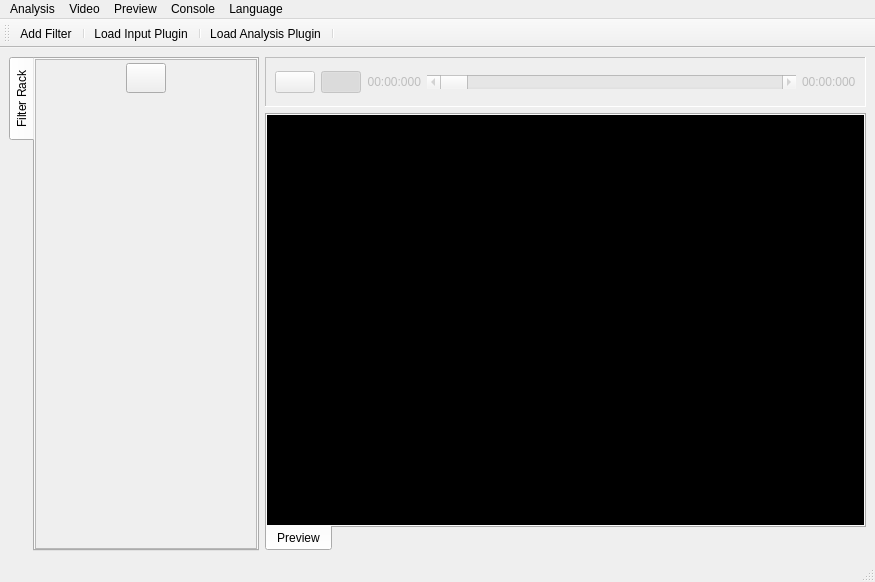
<?xml version="1.0" encoding="UTF-8"?>
<ui version="4.0">
 <class>MainWindow</class>
 <widget class="QMainWindow" name="MainWindow">
  <property name="geometry">
   <rect>
    <x>0</x>
    <y>0</y>
    <width>875</width>
    <height>582</height>
   </rect>
  </property>
  <property name="windowTitle">
   <string>Imagem Cinemática</string>
  </property>
  <property name="styleSheet">
   <string notr="true"/>
  </property>
  <property name="locale">
   <locale language="English" country="UnitedStates"/>
  </property>
  <property name="toolButtonStyle">
   <enum>Qt::ToolButtonTextUnderIcon</enum>
  </property>
  <property name="animated">
   <bool>true</bool>
  </property>
  <property name="documentMode">
   <bool>false</bool>
  </property>
  <property name="tabShape">
   <enum>QTabWidget::Rounded</enum>
  </property>
  <property name="dockNestingEnabled">
   <bool>false</bool>
  </property>
  <widget class="QWidget" name="centralwidget">
   <layout class="QGridLayout" name="gridLayout">
    <item row="0" column="0" rowspan="2">
     <widget class="QTabWidget" name="toolstab">
      <property name="enabled">
       <bool>true</bool>
      </property>
      <property name="minimumSize">
       <size>
        <width>250</width>
        <height>0</height>
       </size>
      </property>
      <property name="maximumSize">
       <size>
        <width>250</width>
        <height>16777215</height>
       </size>
      </property>
      <property name="tabPosition">
       <enum>QTabWidget::West</enum>
      </property>
      <property name="tabShape">
       <enum>QTabWidget::Rounded</enum>
      </property>
      <property name="currentIndex">
       <number>0</number>
      </property>
      <property name="elideMode">
       <enum>Qt::ElideNone</enum>
      </property>
      <property name="documentMode">
       <bool>false</bool>
      </property>
      <property name="tabsClosable">
       <bool>false</bool>
      </property>
      <property name="movable">
       <bool>true</bool>
      </property>
      <widget class="QWidget" name="tab_filterrack">
       <property name="enabled">
        <bool>true</bool>
       </property>
       <attribute name="title">
        <string>Filter Rack</string>
       </attribute>
       <layout class="QGridLayout" name="gridLayout_4">
        <property name="margin">
         <number>0</number>
        </property>
        <property name="spacing">
         <number>0</number>
        </property>
        <item row="0" column="0">
         <widget class="QScrollArea" name="sca_filterrack">
          <property name="enabled">
           <bool>true</bool>
          </property>
          <property name="horizontalScrollBarPolicy">
           <enum>Qt::ScrollBarAlwaysOff</enum>
          </property>
          <property name="widgetResizable">
           <bool>true</bool>
          </property>
          <property name="alignment">
           <set>Qt::AlignHCenter|Qt::AlignTop</set>
          </property>
          <widget class="QWidget" name="filter_rack_contents">
           <property name="enabled">
            <bool>true</bool>
           </property>
           <property name="geometry">
            <rect>
             <x>0</x>
             <y>0</y>
             <width>222</width>
             <height>474</height>
            </rect>
           </property>
           <layout class="QVBoxLayout" name="verticalLayout" stretch="0,0">
            <property name="spacing">
             <number>2</number>
            </property>
            <property name="sizeConstraint">
             <enum>QLayout::SetDefaultConstraint</enum>
            </property>
            <property name="margin">
             <number>3</number>
            </property>
            <item alignment="Qt::AlignHCenter">
             <widget class="QPushButton" name="pb_add_filter">
              <property name="sizePolicy">
               <sizepolicy hsizetype="Expanding" vsizetype="Fixed">
                <horstretch>99</horstretch>
                <verstretch>0</verstretch>
               </sizepolicy>
              </property>
              <property name="minimumSize">
               <size>
                <width>0</width>
                <height>30</height>
               </size>
              </property>
              <property name="maximumSize">
               <size>
                <width>16777215</width>
                <height>30</height>
               </size>
              </property>
              <property name="text">
               <string/>
              </property>
              <property name="icon">
               <iconset resource="../res/ic_resources.qrc">
                <normaloff>:/icon/add</normaloff>:/icon/add</iconset>
              </property>
              <property name="iconSize">
               <size>
                <width>18</width>
                <height>18</height>
               </size>
              </property>
              <property name="flat">
               <bool>false</bool>
              </property>
             </widget>
            </item>
            <item>
             <spacer name="verticalSpacer_2">
              <property name="orientation">
               <enum>Qt::Vertical</enum>
              </property>
              <property name="sizeHint" stdset="0">
               <size>
                <width>20</width>
                <height>40</height>
               </size>
              </property>
             </spacer>
            </item>
           </layout>
          </widget>
         </widget>
        </item>
       </layout>
      </widget>
     </widget>
    </item>
    <item row="0" column="1">
     <widget class="QFrame" name="frm_playback">
      <property name="enabled">
       <bool>false</bool>
      </property>
      <property name="minimumSize">
       <size>
        <width>0</width>
        <height>50</height>
       </size>
      </property>
      <property name="frameShape">
       <enum>QFrame::Panel</enum>
      </property>
      <property name="frameShadow">
       <enum>QFrame::Sunken</enum>
      </property>
      <layout class="QGridLayout" name="gridLayout_3">
       <item row="0" column="0">
        <widget class="QPushButton" name="pb_play">
         <property name="styleSheet">
          <string notr="true"/>
         </property>
         <property name="text">
          <string/>
         </property>
         <property name="icon">
          <iconset resource="../res/ic_resources.qrc">
           <normaloff>:/icon/play</normaloff>:/icon/play</iconset>
         </property>
         <property name="iconSize">
          <size>
           <width>16</width>
           <height>16</height>
          </size>
         </property>
         <property name="checkable">
          <bool>true</bool>
         </property>
        </widget>
       </item>
       <item row="0" column="1">
        <widget class="QPushButton" name="pb_loop">
         <property name="text">
          <string/>
         </property>
         <property name="icon">
          <iconset resource="../res/ic_resources.qrc">
           <normaloff>:/icon/refresh</normaloff>:/icon/refresh</iconset>
         </property>
         <property name="iconSize">
          <size>
           <width>16</width>
           <height>16</height>
          </size>
         </property>
         <property name="checkable">
          <bool>true</bool>
         </property>
         <property name="checked">
          <bool>true</bool>
         </property>
        </widget>
       </item>
       <item row="0" column="2">
        <widget class="QLabel" name="lbl_current">
         <property name="text">
          <string notr="true">00:00:000</string>
         </property>
         <property name="alignment">
          <set>Qt::AlignRight|Qt::AlignTrailing|Qt::AlignVCenter</set>
         </property>
        </widget>
       </item>
       <item row="0" column="3">
        <widget class="QScrollBar" name="scb_pos">
         <property name="sizePolicy">
          <sizepolicy hsizetype="Expanding" vsizetype="Fixed">
           <horstretch>0</horstretch>
           <verstretch>0</verstretch>
          </sizepolicy>
         </property>
         <property name="maximum">
          <number>999999999</number>
         </property>
         <property name="sliderPosition">
          <number>0</number>
         </property>
         <property name="tracking">
          <bool>true</bool>
         </property>
         <property name="orientation">
          <enum>Qt::Horizontal</enum>
         </property>
        </widget>
       </item>
       <item row="0" column="4">
        <widget class="QLabel" name="lbl_total">
         <property name="text">
          <string notr="true">00:00:000</string>
         </property>
        </widget>
       </item>
      </layout>
     </widget>
    </item>
    <item row="1" column="1">
     <widget class="QTabWidget" name="maintab">
      <property name="enabled">
       <bool>true</bool>
      </property>
      <property name="tabPosition">
       <enum>QTabWidget::South</enum>
      </property>
      <property name="currentIndex">
       <number>0</number>
      </property>
      <property name="movable">
       <bool>true</bool>
      </property>
      <widget class="QWidget" name="tab_preview">
       <attribute name="title">
        <string>Preview</string>
       </attribute>
       <layout class="QGridLayout" name="gridLayout_6">
        <property name="margin">
         <number>0</number>
        </property>
        <property name="spacing">
         <number>0</number>
        </property>
        <item row="0" column="0">
         <widget class="ResizablePixmapLabel" name="lbl_preview">
          <property name="autoFillBackground">
           <bool>false</bool>
          </property>
          <property name="styleSheet">
           <string notr="true">background-color: rgb(0, 0, 0);</string>
          </property>
          <property name="text">
           <string/>
          </property>
          <property name="alignment">
           <set>Qt::AlignCenter</set>
          </property>
         </widget>
        </item>
       </layout>
      </widget>
     </widget>
    </item>
   </layout>
  </widget>
  <widget class="QStatusBar" name="statusbar">
   <property name="locale">
    <locale language="Portuguese" country="Brazil"/>
   </property>
  </widget>
  <widget class="QMenuBar" name="menubar">
   <property name="geometry">
    <rect>
     <x>0</x>
     <y>0</y>
     <width>875</width>
     <height>19</height>
    </rect>
   </property>
   <widget class="QMenu" name="menu_preview">
    <property name="enabled">
     <bool>true</bool>
    </property>
    <property name="title">
     <string>Preview</string>
    </property>
    <widget class="QMenu" name="menu_preview_source">
     <property name="autoFillBackground">
      <bool>false</bool>
     </property>
     <property name="tearOffEnabled">
      <bool>false</bool>
     </property>
     <property name="title">
      <string>Preview source</string>
     </property>
     <addaction name="actn_raw"/>
     <addaction name="actn_post_filter"/>
     <addaction name="actn_post_analysis"/>
    </widget>
    <addaction name="menu_preview_source"/>
   </widget>
   <widget class="QMenu" name="menu_video">
    <property name="enabled">
     <bool>true</bool>
    </property>
    <property name="title">
     <string>Video</string>
    </property>
    <addaction name="actn_load_input_plugin"/>
    <addaction name="separator"/>
    <addaction name="actn_load_analysis_plugin"/>
   </widget>
   <widget class="QMenu" name="menu_analysis">
    <property name="title">
     <string>Analysis</string>
    </property>
    <property name="separatorsCollapsible">
     <bool>false</bool>
    </property>
    <addaction name="actn_new_analysis"/>
    <addaction name="separator"/>
    <addaction name="actn_exit"/>
   </widget>
   <widget class="QMenu" name="menu_console">
    <property name="title">
     <string>Console</string>
    </property>
    <addaction name="actn_show_console"/>
   </widget>
   <widget class="QMenu" name="menu_lang">
    <property name="toolTip">
     <string notr="true"/>
    </property>
    <property name="statusTip">
     <string notr="true"/>
    </property>
    <property name="whatsThis">
     <string notr="true"/>
    </property>
    <property name="accessibleName">
     <string notr="true"/>
    </property>
    <property name="accessibleDescription">
     <string notr="true"/>
    </property>
    <property name="title">
     <string notr="true">Language</string>
    </property>
    <addaction name="actn_lang_en_US"/>
    <addaction name="actn_lang_pt_BR"/>
   </widget>
   <addaction name="menu_analysis"/>
   <addaction name="menu_video"/>
   <addaction name="menu_preview"/>
   <addaction name="menu_console"/>
   <addaction name="menu_lang"/>
  </widget>
  <widget class="QToolBar" name="toolbar">
   <property name="enabled">
    <bool>true</bool>
   </property>
   <property name="windowTitle">
    <string>Toolbar</string>
   </property>
   <property name="allowedAreas">
    <set>Qt::TopToolBarArea</set>
   </property>
   <property name="iconSize">
    <size>
     <width>16</width>
     <height>16</height>
    </size>
   </property>
   <property name="toolButtonStyle">
    <enum>Qt::ToolButtonTextUnderIcon</enum>
   </property>
   <attribute name="toolBarArea">
    <enum>TopToolBarArea</enum>
   </attribute>
   <attribute name="toolBarBreak">
    <bool>false</bool>
   </attribute>
   <addaction name="actn_add_filter"/>
   <addaction name="separator"/>
   <addaction name="actn_load_input_plugin"/>
   <addaction name="separator"/>
   <addaction name="actn_load_analysis_plugin"/>
   <addaction name="separator"/>
  </widget>
  <action name="actn_raw">
   <property name="checkable">
    <bool>true</bool>
   </property>
   <property name="checked">
    <bool>false</bool>
   </property>
   <property name="enabled">
    <bool>true</bool>
   </property>
   <property name="text">
    <string>Raw</string>
   </property>
   <property name="iconVisibleInMenu">
    <bool>true</bool>
   </property>
  </action>
  <action name="actn_post_filter">
   <property name="checkable">
    <bool>true</bool>
   </property>
   <property name="checked">
    <bool>false</bool>
   </property>
   <property name="enabled">
    <bool>true</bool>
   </property>
   <property name="text">
    <string>Post-Filter</string>
   </property>
   <property name="iconVisibleInMenu">
    <bool>true</bool>
   </property>
  </action>
  <action name="actn_post_analysis">
   <property name="checkable">
    <bool>true</bool>
   </property>
   <property name="checked">
    <bool>true</bool>
   </property>
   <property name="enabled">
    <bool>true</bool>
   </property>
   <property name="text">
    <string>Post-Analysis</string>
   </property>
   <property name="iconVisibleInMenu">
    <bool>true</bool>
   </property>
  </action>
  <action name="actn_load_input_plugin">
   <property name="enabled">
    <bool>true</bool>
   </property>
   <property name="icon">
    <iconset resource="../res/ic_resources.qrc">
     <normaloff>:/icon/load</normaloff>:/icon/load</iconset>
   </property>
   <property name="text">
    <string>Load Input Plugin</string>
   </property>
   <property name="iconVisibleInMenu">
    <bool>true</bool>
   </property>
  </action>
  <action name="actn_new_analysis">
   <property name="enabled">
    <bool>false</bool>
   </property>
   <property name="icon">
    <iconset resource="../res/ic_resources.qrc">
     <normaloff>:/icon/new_document</normaloff>:/icon/new_document</iconset>
   </property>
   <property name="text">
    <string>New Analysis</string>
   </property>
   <property name="toolTip">
    <string>Create a new Analysis</string>
   </property>
   <property name="shortcut">
    <string>Ctrl+N</string>
   </property>
   <property name="iconVisibleInMenu">
    <bool>true</bool>
   </property>
  </action>
  <action name="actn_exit">
   <property name="icon">
    <iconset resource="../res/ic_resources.qrc">
     <normaloff>:/icon/exit</normaloff>:/icon/exit</iconset>
   </property>
   <property name="text">
    <string>Exit</string>
   </property>
   <property name="toolTip">
    <string>Exit from application</string>
   </property>
   <property name="iconVisibleInMenu">
    <bool>true</bool>
   </property>
  </action>
  <action name="actn_add_filter">
   <property name="icon">
    <iconset resource="../res/ic_resources.qrc">
     <normaloff>:/icon/add</normaloff>:/icon/add</iconset>
   </property>
   <property name="text">
    <string>Add Filter</string>
   </property>
   <property name="iconVisibleInMenu">
    <bool>true</bool>
   </property>
  </action>
  <action name="actn_load_analysis_plugin">
   <property name="enabled">
    <bool>true</bool>
   </property>
   <property name="icon">
    <iconset resource="../res/ic_resources.qrc">
     <normaloff>:/icon/magnifying_glass</normaloff>:/icon/magnifying_glass</iconset>
   </property>
   <property name="text">
    <string>Load Analysis Plugin</string>
   </property>
   <property name="iconVisibleInMenu">
    <bool>true</bool>
   </property>
  </action>
  <action name="actn_show_console">
   <property name="enabled">
    <bool>false</bool>
   </property>
   <property name="icon">
    <iconset resource="../res/ic_resources.qrc">
     <normaloff>:/icon/console</normaloff>:/icon/console</iconset>
   </property>
   <property name="text">
    <string>Show console</string>
   </property>
  </action>
  <action name="actn_lang_en_US">
   <property name="checkable">
    <bool>true</bool>
   </property>
   <property name="checked">
    <bool>true</bool>
   </property>
   <property name="text">
    <string notr="true">English</string>
   </property>
   <property name="locale_str" stdset="0">
    <string>default</string>
   </property>
  </action>
  <action name="actn_lang_pt_BR">
   <property name="checkable">
    <bool>true</bool>
   </property>
   <property name="text">
    <string notr="true">Portuguese (Brazil)</string>
   </property>
   <property name="locale_str" stdset="0">
    <string notr="true">pt_BR</string>
   </property>
  </action>
 </widget>
 <customwidgets>
  <customwidget>
   <class>ResizablePixmapLabel</class>
   <extends>QLabel</extends>
   <header>gui.resizable_pixmap_label</header>
  </customwidget>
 </customwidgets>
 <resources>
  <include location="../res/ic_resources.qrc"/>
 </resources>
 <connections/>
</ui>
